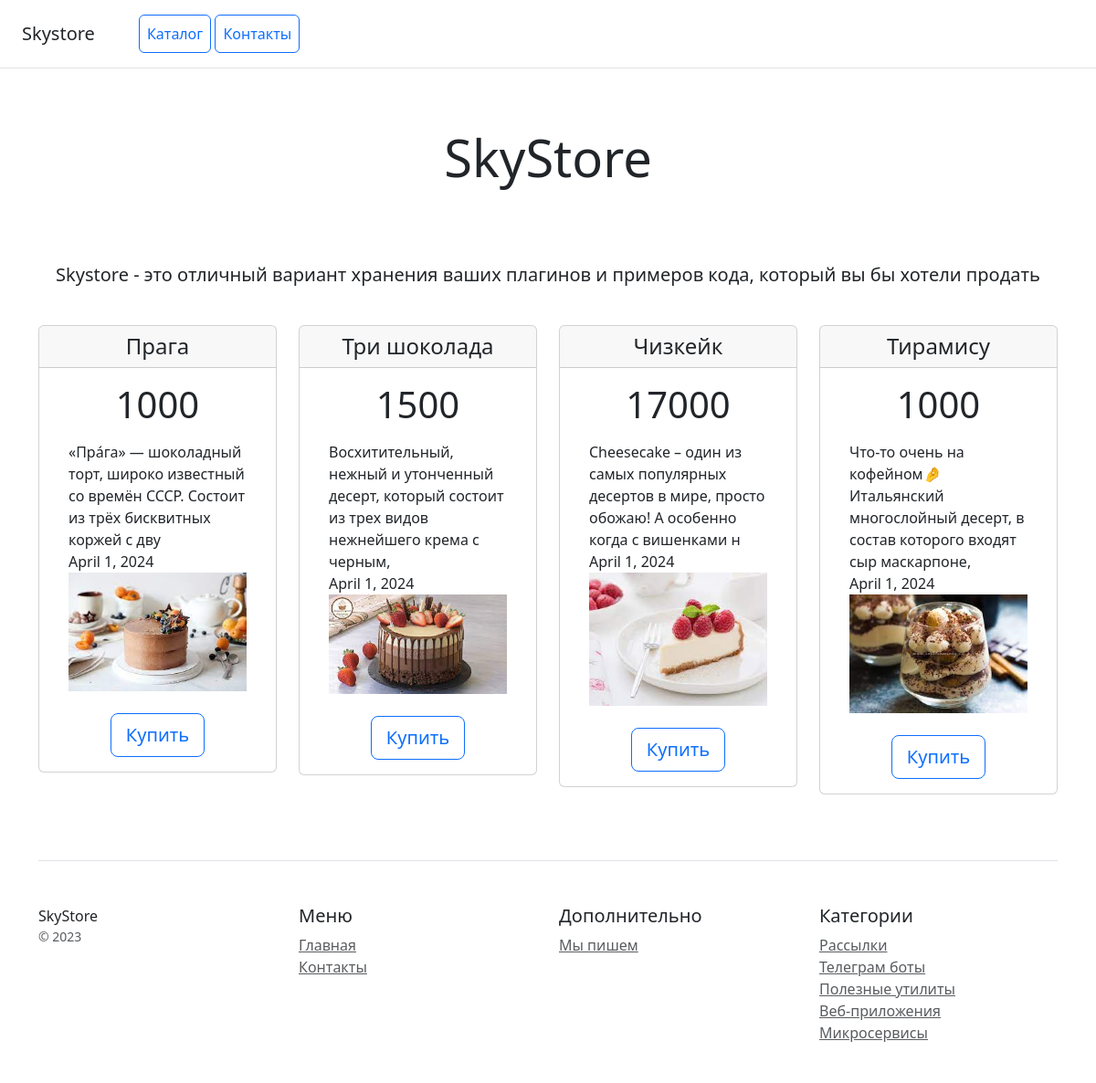
The page / on the database its author committed.
### main/models.py (models this page shows, shortened)
class Dish(models.Model):
    id = models.AutoField(primary_key=True)
    name = models.CharField(max_length=100, verbose_name='Название')
    description = models.TextField(verbose_name='описание')
    category = models.ForeignKey(Category, on_delete=models.CASCADE, verbose_name='Чтото определенное')
    photo = models.ImageField(upload_to='items', **NULLABLE, verbose_name='Фото')
    price = models.IntegerField(verbose_name='цена за единицу')
    birthday = models.DateField(**NULLABLE, verbose_name='Дата рождения')
    class Meta:
        verbose_name = 'Вещь'
        verbose_name_plural = 'Предметы'

### main/views.py (the view)
# urls.py: path('', home, name='home'),
def home(request):
    context = {
        'object_list': Dish.objects.all(),
        'title': 'SkyStore'
    }
    return render(request, 'main/home.html', context)

### main/templates/main/home.html
{% extends 'main/base.html' %}
{% block content %}
<div class="pricing-header px-3 py-3 pt-md-5 pb-md-4 mx-auto text-center">
    <p class="lead">Skystore - это отличный вариант хранения ваших плагинов и примеров кода, который вы бы хотели
        продать</p>
</div>
<div class="container">
    <div class="row text-center">
        {% for object in object_list %}
        <div class="col-3">
            <div class="card mb-4 box-shadow">
                <div class="card-header">
                    <h4 class="my-0 font-weight-normal">{{ object.name }}</h4>
                </div>
                <div class="card-body">
                    <h1 class="card-title pricing-card-title">{{ object.price }}</h1>
                    <ul class="list-unstyled mt-3 mb-4 text-start m-3">
                         <li>{{ object.description|slice:":100" }}</li>
                         <li>{{ object.birthday }}</li>
                        <img src="{{ object.photo.url }}" alt="Cake Image" class="img-fluid">
                    </ul>
                    <button type="button" class="btn btn-lg btn-block btn-outline-primary" onclick="window.location.href='{% url 'main:dish_detail' dish_id=object.id %}'">Купить</button>
                </div>
            </div>
        </div>
        {% endfor %}
    </div>
</div>
{% endblock %}

### main/templates/main/base.html (shortened to what this page needs)
<!doctype html>
<html lang="en">
<head>
    <link href="https://cdn.jsdelivr.net/npm/bootstrap@5.3.2/dist/css/bootstrap.min.css" rel="stylesheet">
</head>
<body>
<div class="d-flex flex-column flex-md-row align-items-center p-3 px-md-4 mb-3 bg-white border-bottom box-shadow">
    <h5 class="my-0 mr-md-auto font-weight-normal">Skystore</h5>
    <nav class="ms-5">
        <a class="p-2 btn btn-outline-primary" href="{% url 'main:home' %}">Каталог</a>
        <a class="p-2 btn btn-outline-primary" href="{% url 'main:contact' %}">Контакты</a>
    </nav>
</div>
<div class="pricing-header px-3 py-3 pt-md-5 pb-md-4 mx-auto text-center">
    <h1 class="display-4">{{ title }}</h1>
</div>
<div class="container">
    <div class="row text-start">
        {% block content %}
        {% endblock %}
    </div>
    <footer class="pt-4 my-md-5 pt-md-5 border-top">
        <div class="row">
            <div class="col-12 col-md">
                SkyStore
                <small class="d-block mb-3 text-muted">&copy; 2023</small>
            </div>
            <div class="col-6 col-md">
            {% include 'main/includes/inc_main_menu.html' %}
            </div>
            <div class="col-6 col-md">
                <h5>Дополнительно</h5>
                <ul class="list-unstyled text-small">
                    <li><a class="text-muted" href="#">Мы пишем</a></li>
                </ul>
            </div>
            <div class="col-6 col-md">
                <h5>Категории</h5>
                <ul class="list-unstyled text-small">
                    <li><a class="text-muted" href="#">Рассылки</a></li>
                    <li><a class="text-muted" href="#">Телеграм боты</a></li>
                    <li><a class="text-muted" href="#">Полезные утилиты</a></li>
                    <li><a class="text-muted" href="#">Веб-приложения</a></li>
                    <li><a class="text-muted" href="#">Микросервисы</a></li>
                </ul>
            </div>
        </div>
    </footer>
</div>
</body>
</html>

### main/templates/main/includes/inc_main_menu.html
<h5>Меню</h5>
<ul class="list-unstyled text-small">
    <li><a class="text-muted" href="{% url 'main:home' %}">Главная</a></li>
    <li><a class="text-muted" href="{% url 'main:contact' %}">Контакты</a></li>
</ul>

### rows shown on the page
Dish: name "Прага", price "1000", description "«Пра́га» — шоколадный торт, широко известный со времён СССР. Состоит из трёх бисквитных коржей с дву", birthday "April 1, 2024", photo (picture)
Dish: name "Три шоколада", price "1500", description "Восхитительный, нежный и утонченный десерт, который состоит из трех видов нежнейшего крема с черным,", birthday "April 1, 2024", photo (picture)
Dish: name "Чизкейк", price "17000", description "Cheesecake – один из самых популярных десертов в мире, просто обожаю! А особенно когда с вишенками н", birthday "April 1, 2024", photo (picture)
Dish: name "Тирамису", price "1000", description "Что-то очень на кофейном🤌 Итальянский многослойный десерт, в состав которого входят сыр маскарпоне,", birthday "April 1, 2024", photo (picture)

### other values the page prints
{{ title }} "SkyStore"
